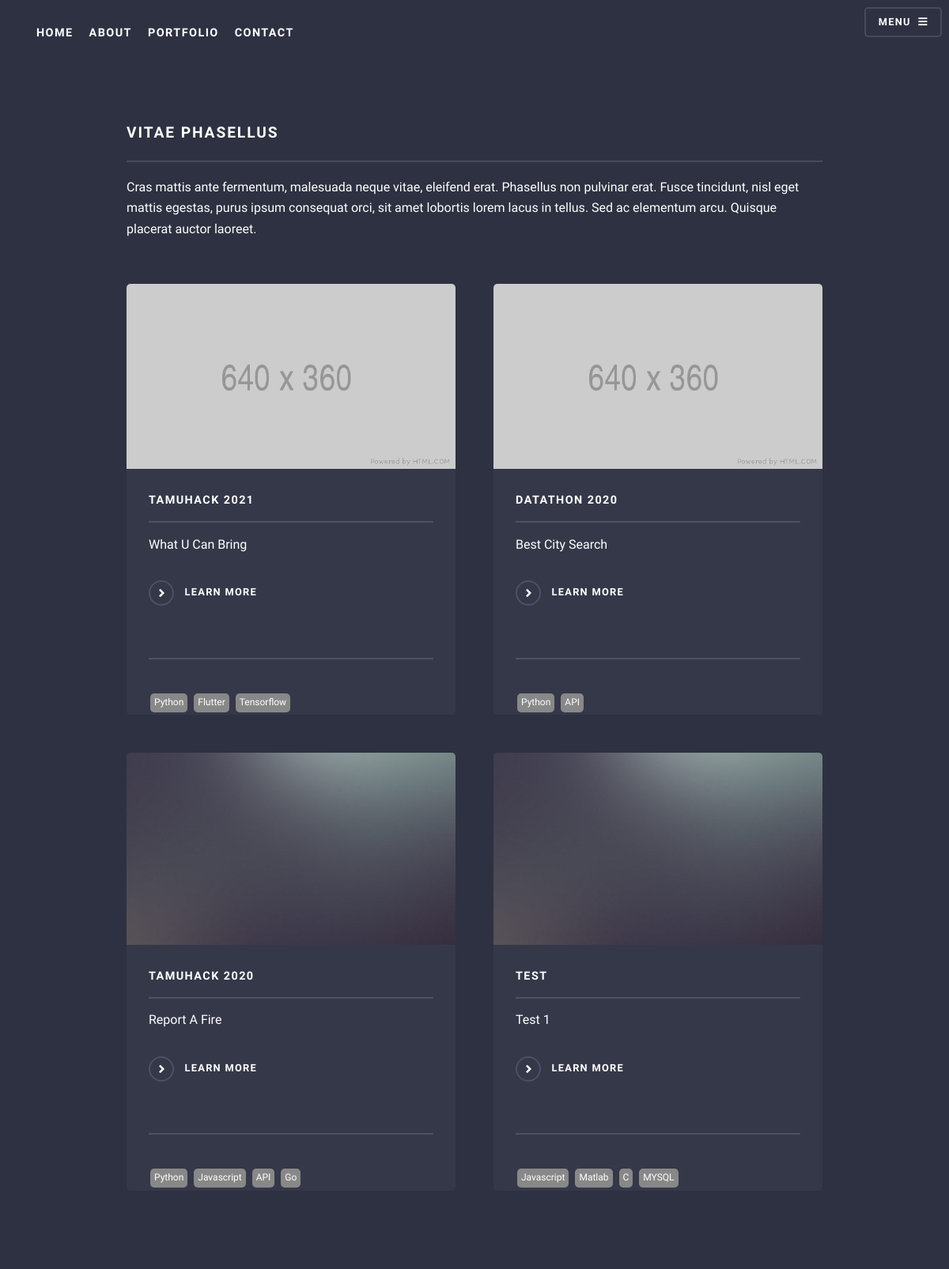
/posts/, run on the app's committed database.
### base/models.py (models this page shows, shortened)
class Post(models.Model):
    headline = models.CharField(max_length=200)
    sub_headline = models.CharField(max_length=200, null=True, blank=True)
    thumbnail = models.ImageField(null=True, blank=True, upload_to="images", default="placeholder.png")
    body = models.TextField(null=True, blank=True)
    created = models.DateTimeField(auto_now_add=True)
    active = models.BooleanField(default=False)
    featured = models.BooleanField(default=False)
    tags = models.ManyToManyField(Tag, null=True,)

class Tag(models.Model):
    name = models.CharField(max_length=200)
    def __str__(self):
        return self.name

### base/views.py (the view)
# urls.py: path('posts/', views.posts, name='posts'),
def posts(request):
    posts = Post.objects.filter(active=True)
    context = {'posts':posts}
    return render(request, 'base/posts.html', context)

### base/templates/base/posts.html (shortened to what this page needs)
{% extends 'base/main.html' %}
{% load static %}
{% block content %}
    <header id="header" class="alt">
        <div class="navbar">
            <ul>
                </li><h3><a href="{% url 'home' %}#banner">Home </a></h3></li>
                </li><h3><a href="{% url 'home' %}#one">About </a></h3></li>
                </li><h3><a href="{% url 'home' %}#four">Portfolio </a></h3></li>
                </li><h3><a href="{% url 'home' %}#footer">Contact</a></h3></li>
            </ul>
        </div>
        <nav>
            <a href="#menu">Menu</a>
        </nav>
    </header>
<section id="four" class="wrapper alt style1">
    <div class="inner">
        <h2 class="major">Vitae phasellus</h2>
        <p>Cras mattis ante fermentum, malesuada neque vitae, eleifend erat. Phasellus non pulvinar erat. Fusce tincidunt, nisl eget mattis egestas, purus ipsum consequat orci, sit amet lobortis lorem lacus in tellus. Sed ac elementum arcu. Quisque placerat auctor laoreet.</p>
        <section class="features">
            {% for post in posts %}
            <article>
                <a href="{% url 'posts' %}" class="image"><img src="{{post.thumbnail.url}}" alt="" /></a>
                <h3 class="major">{{ post.headline}}</h3>
                <p>{{post.sub_headline}}</p>
                <a href="{% url 'post' post.id %}" class="special">Learn more</a>
                <hr>
                {% for tag in post.tags.all %}
                    <span class="tag">{{tag}}</span>
                {% endfor %}
            </article>
            {% endfor %}
        </section>
    </div>
</section>
{% endblock content %}

### base/templates/base/main.html (shortened to what this page needs)
<!DOCTYPE html>
{% load static %}
<html>
    <head>
		<link rel="stylesheet" href="{% static 'css/main.css' %}" />
    </head>
    <body>
        {% block content %}
        {% endblock content %}
    </body>
</html>

### base/templates/base/main.html (style rules this page uses)
.tag { display: inline-block; color: #fff; background-color: #888; border-radius: 5px; margin: 2px; padding: 2px 5px; font-size: 12px; }

### base/templates/base/posts.html (style rules this page uses)
.navbar { overflow: hidden; position: relative; display: block; }
.navbar a { float: left; padding: 0px 10px; }

### data on the page
Post: thumbnail (placeholder picture), headline "TAMUHACK 2021", sub_headline "What U Can Bring"
Tag: name "Python"
Tag: name "Flutter"
Tag: name "Tensorflow"
Post: thumbnail (placeholder picture), headline "DATATHON 2020", sub_headline "Best City Search"
Tag: name "API"
Post: thumbnail (picture), headline "TAMUHACK 2020", sub_headline "Report A Fire"
Tag: name "Javascript"
Tag: name "Go"
Post: thumbnail (picture), headline "TEST", sub_headline "Test 1"
Tag: name "Matlab"
Tag: name "C"
Tag: name "MYSQL"
